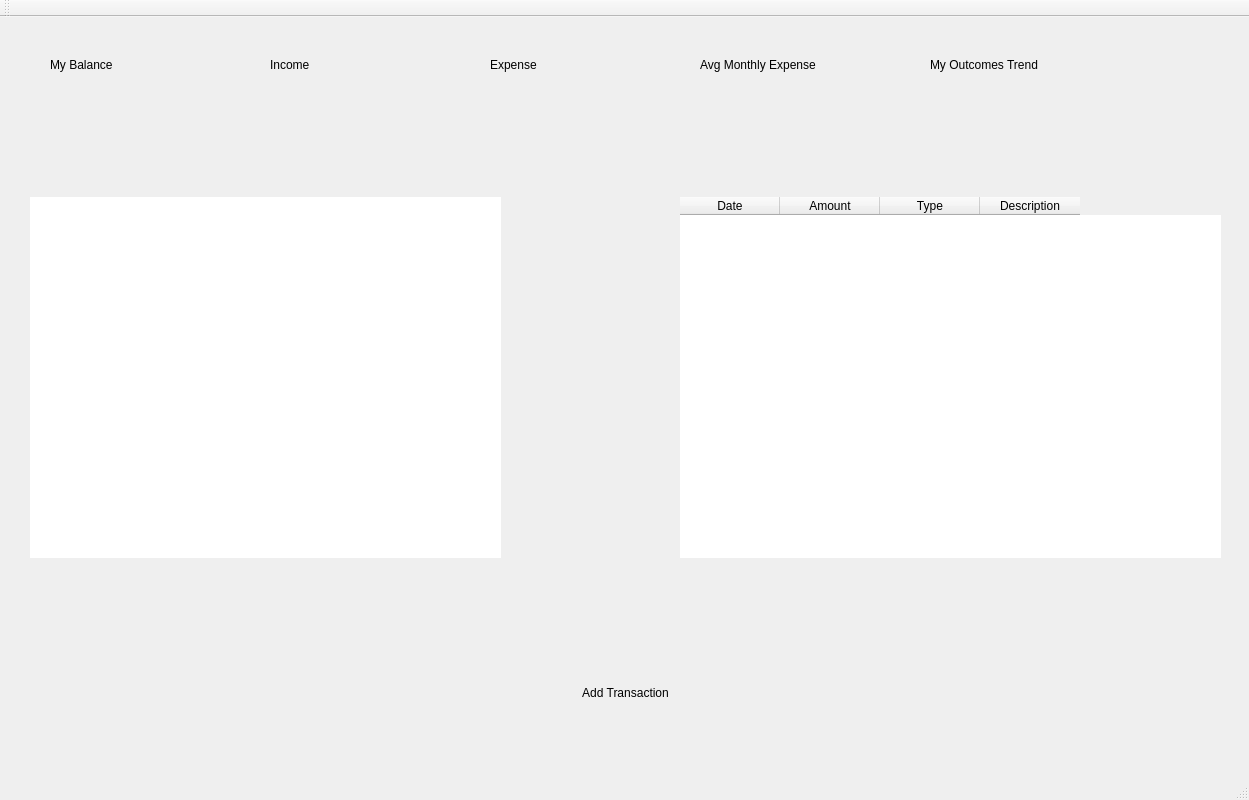
<?xml version="1.0" encoding="UTF-8"?>
<ui version="4.0">
 <class>MainWindow</class>
 <widget class="QMainWindow" name="MainWindow">
  <property name="geometry">
   <rect>
    <x>0</x>
    <y>0</y>
    <width>1249</width>
    <height>800</height>
   </rect>
  </property>
  <property name="maximumSize">
   <size>
    <width>2400</width>
    <height>1600</height>
   </size>
  </property>
  <property name="windowTitle">
   <string>MainWindow</string>
  </property>
  <property name="styleSheet">
   <string notr="true">border-image: url(:/newPrefix/background.png);</string>
  </property>
  <widget class="QWidget" name="centralwidget">
   <widget class="QGroupBox" name="groupBox">
    <property name="geometry">
     <rect>
      <x>30</x>
      <y>30</y>
      <width>191</width>
      <height>91</height>
     </rect>
    </property>
    <property name="styleSheet">
     <string notr="true">background-image: url(:/newPrefix/background balance.png);
border-image: url(:/newPrefix/background balance.png);
border-radius: 15px;</string>
    </property>
    <property name="title">
     <string/>
    </property>
    <widget class="QLabel" name="label">
     <property name="geometry">
      <rect>
       <x>40</x>
       <y>30</y>
       <width>121</width>
       <height>41</height>
      </rect>
     </property>
     <property name="text">
      <string/>
     </property>
    </widget>
    <widget class="QLabel" name="label_10">
     <property name="geometry">
      <rect>
       <x>20</x>
       <y>10</y>
       <width>101</width>
       <height>16</height>
      </rect>
     </property>
     <property name="text">
      <string>My Balance</string>
     </property>
    </widget>
   </widget>
   <widget class="QGroupBox" name="groupBox_2">
    <property name="geometry">
     <rect>
      <x>250</x>
      <y>30</y>
      <width>191</width>
      <height>91</height>
     </rect>
    </property>
    <property name="styleSheet">
     <string notr="true">background-image: url(:/newPrefix/background balance.png);
border-image: url(:/newPrefix/background balance.png);
border-radius: 15px;</string>
    </property>
    <property name="title">
     <string/>
    </property>
    <widget class="QLabel" name="label_2">
     <property name="geometry">
      <rect>
       <x>30</x>
       <y>30</y>
       <width>121</width>
       <height>31</height>
      </rect>
     </property>
     <property name="text">
      <string/>
     </property>
    </widget>
    <widget class="QLabel" name="label_9">
     <property name="geometry">
      <rect>
       <x>20</x>
       <y>10</y>
       <width>101</width>
       <height>16</height>
      </rect>
     </property>
     <property name="text">
      <string>Income</string>
     </property>
    </widget>
   </widget>
   <widget class="QGroupBox" name="groupBox_3">
    <property name="geometry">
     <rect>
      <x>470</x>
      <y>30</y>
      <width>181</width>
      <height>91</height>
     </rect>
    </property>
    <property name="styleSheet">
     <string notr="true">background-image: url(:/newPrefix/background balance.png);
border-image: url(:/newPrefix/background balance.png);
border-radius: 15px;</string>
    </property>
    <property name="title">
     <string/>
    </property>
    <widget class="QLabel" name="label_3">
     <property name="geometry">
      <rect>
       <x>30</x>
       <y>30</y>
       <width>121</width>
       <height>41</height>
      </rect>
     </property>
     <property name="text">
      <string/>
     </property>
    </widget>
    <widget class="QLabel" name="label_6">
     <property name="geometry">
      <rect>
       <x>20</x>
       <y>10</y>
       <width>101</width>
       <height>16</height>
      </rect>
     </property>
     <property name="text">
      <string>Expense</string>
     </property>
    </widget>
   </widget>
   <widget class="QGraphicsView" name="graphicsView">
    <property name="geometry">
     <rect>
      <x>30</x>
      <y>180</y>
      <width>471</width>
      <height>361</height>
     </rect>
    </property>
    <property name="styleSheet">
     <string notr="true">background-image: url(:/newPrefix/background balance.png);
border-image: url(:/newPrefix/background balance.png);
border-radius: 15px;</string>
    </property>
   </widget>
   <widget class="QTableWidget" name="tableWidget">
    <property name="geometry">
     <rect>
      <x>680</x>
      <y>180</y>
      <width>541</width>
      <height>361</height>
     </rect>
    </property>
    <property name="maximumSize">
     <size>
      <width>1000</width>
      <height>800</height>
     </size>
    </property>
    <property name="styleSheet">
     <string notr="true">background-image: url(:/newPrefix/background balance.png);
border-image: url(:/newPrefix/background balance.png);
border-radius: 15px;</string>
    </property>
    <column>
     <property name="text">
      <string>Date</string>
     </property>
    </column>
    <column>
     <property name="text">
      <string>Amount</string>
     </property>
    </column>
    <column>
     <property name="text">
      <string>Type</string>
     </property>
    </column>
    <column>
     <property name="text">
      <string>Description</string>
     </property>
    </column>
   </widget>
   <widget class="QPushButton" name="pushButton">
    <property name="geometry">
     <rect>
      <x>30</x>
      <y>610</y>
      <width>1191</width>
      <height>131</height>
     </rect>
    </property>
    <property name="styleSheet">
     <string notr="true">background-image: url(:/newPrefix/Screenshot (643).png);
border-image: url(:/newPrefix/Screenshot (643).png);
border-radius: 15px;</string>
    </property>
    <property name="text">
     <string>Add Transaction</string>
    </property>
   </widget>
   <widget class="QWidget" name="widget" native="true">
    <property name="geometry">
     <rect>
      <x>680</x>
      <y>30</y>
      <width>191</width>
      <height>91</height>
     </rect>
    </property>
    <property name="styleSheet">
     <string notr="true">border-image: url(:/newPrefix/background balance.png);
border-radius: 15px;</string>
    </property>
    <widget class="QLabel" name="label_8">
     <property name="geometry">
      <rect>
       <x>20</x>
       <y>10</y>
       <width>171</width>
       <height>16</height>
      </rect>
     </property>
     <property name="text">
      <string>Avg Monthly Expense</string>
     </property>
    </widget>
    <widget class="QLabel" name="label_4">
     <property name="geometry">
      <rect>
       <x>20</x>
       <y>40</y>
       <width>141</width>
       <height>31</height>
      </rect>
     </property>
     <property name="text">
      <string/>
     </property>
    </widget>
   </widget>
   <widget class="QWidget" name="widget_2" native="true">
    <property name="geometry">
     <rect>
      <x>910</x>
      <y>30</y>
      <width>311</width>
      <height>131</height>
     </rect>
    </property>
    <property name="styleSheet">
     <string notr="true">border-image: url(:/newPrefix/background balance.png);
border-radius: 15px;</string>
    </property>
    <widget class="QLabel" name="label_7">
     <property name="geometry">
      <rect>
       <x>20</x>
       <y>10</y>
       <width>171</width>
       <height>16</height>
      </rect>
     </property>
     <property name="text">
      <string>My Outcomes Trend</string>
     </property>
    </widget>
   </widget>
  </widget>
  <widget class="QMenuBar" name="menubar">
   <property name="geometry">
    <rect>
     <x>0</x>
     <y>0</y>
     <width>1249</width>
     <height>18</height>
    </rect>
   </property>
  </widget>
  <widget class="QStatusBar" name="statusbar"/>
  <widget class="QToolBar" name="toolBar">
   <property name="windowTitle">
    <string>toolBar</string>
   </property>
   <attribute name="toolBarArea">
    <enum>TopToolBarArea</enum>
   </attribute>
   <attribute name="toolBarBreak">
    <bool>false</bool>
   </attribute>
  </widget>
 </widget>
 <resources>
  <include location="rsc.qrc"/>
 </resources>
 <connections/>
</ui>
